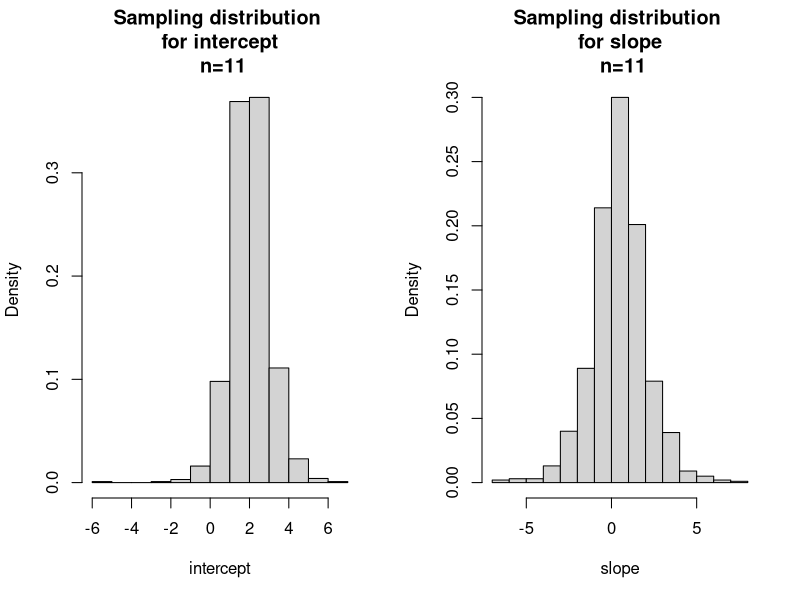

The R script that drew this image: (Note: this script raises an error after producing the figure.)


library(car)
data(Florida)
out1 <- lm(GORE ~ Total, data=Florida)
summary(out1)
confint(out1)

out2 <- lm(I(GORE/1000) ~ Total, data=Florida)
summary(out2)
confint(out2)

out3 <- lm(GORE ~ I(Total/1000), data=Florida)
summary(out3)
confint(out3)

out4 <- lm(I(GORE/1000) ~ I(Total/1000), data=Florida)
summary(out4)
confint(out4)


##  Problem 3

##  (a): n= 11

set.seed(7963412)

XX <- seq(0,1,by=.1)
intercept <- numeric()
slope <- numeric()

for(i in 1:1000){
YY <- 2 + .5*XX + rt(11, 3)
lmout <- lm(YY ~ XX)
intercept[i] <- lmout$coef[1]
slope[i] <- lmout$coef[2]
}

par(mfrow=c(1, 2))
hist(intercept, main="Sampling distribution \n for intercept \n n=11", freq=FALSE)
hist(slope, main="Sampling distribution \n for slope \n n=11", freq=FALSE)
qq.plot(intercept, main="Sampling distribution \n for intercept \n n=11")
qq.plot(slope, main="Sampling distribution \n for slope \n n=11")


set.seed(341287)

XX <- seq(0,1,by=.01)
intercept <- numeric()
slope <- numeric()

for(i in 1:1000){
YY <- 2 + .5*XX + rt(101, 3)
lmout <- lm(YY ~ XX)
intercept[i] <- lmout$coef[1]
slope[i] <- lmout$coef[2]
}

par(mfrow=c(1, 2))
hist(intercept, main="Sampling distribution \n for intercept \n n=101", freq=FALSE)
hist(slope, main="Sampling distribution \n for slope \n n=101", freq=FALSE)
qq.plot(intercept, main="Sampling distribution \n for intercept \n n=101")
qq.plot(slope, main="Sampling distribution \n for slope \n n=101")


data(Robey)
attach(Robey)

lmout <- (lm(tfr ~ contraceptors))
summary(lmout)
confint(lmout)

scatter.smooth(tfr ~ contraceptors, main = "Total Fertility Rate vs.\nPercent using contraception")

abline(lmout)

plot(lmout, which=3, main = "SL Plot for TFR ~ Contraceptors")
qq.plot(lmout, main = "QQ Plot for TFR ~ Contraceptors" )

boxplot(residuals(lmout) ~ region, main = "Residuals by region, TFR ~ Contraceptors" )


lmout <- (lm(BUCHANAN ~ GORE, data=Florida))
summary(lmout)
confint(lmout)


plot(Florida$GORE, hatvalues(lmout), main ="Leverage for Buchanan ~ Gore")
identify(Florida$GORE, hatvalues(lmout), labels=rownames(Florida))

plot(Florida$GORE, rstudent(lmout), main ="Outlyingness for Buchanan ~ Gore")
identify(Florida$GORE, rstudent(lmout), labels=rownames(Florida))
abline(h=c(2,-2))

plot(Florida$GORE, cooks.distance(lmout), main ="Influence for Buchanan ~ Gore")
identify(Florida$GORE, cooks.distance(lmout), labels=rownames(Florida))


plot(hatvalues(lmout), rstudent(lmout), type="n")
cook <- sqrt(cooks.distance(lmout))
points(hatvalues(lmout), rstudent(lmout), cex=10*cook/max(cook))
abline(h=c(-2,2))
